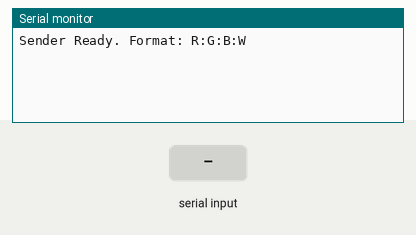
This sketch was run on a simulated ESP32-S3. Shown: the last lines printed to the serial monitor. The test bench sets the inputs (shaded band).

Above: at 1.2 s.
1.3 s: "deviceinfo:1\n" received over Serial
At 2.1 s:
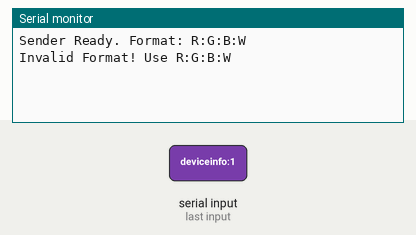
2.8 s: "deviceinfo\n" received over Serial
At 3.3 s:
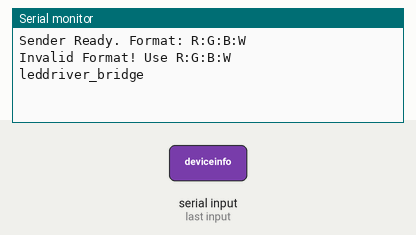
4.3 s: "90:45:200:10\n" received over Serial
At 5.7 s:
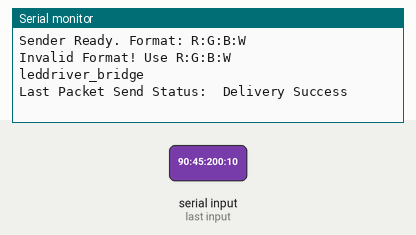

The sketch:

ledDriver_bridge.ino
```cpp
/*
 * ====================================================================
 * Project:      ESP-NOW Led Driver Bridge
 * Description:  Parses raw serial strings formatted as "R:G:B:W" and
 *               transmits the parsed values via ESP-NOW to a led driver receiver.
 * Target Board: ESP32-S3 Zero
 * Author:       Thomas Stäudelmayr
 * Date:         May 2026
 * ====================================================================
 */

#include <WiFi.h>
#include <esp_now.h>

#define MAX_PWM 1023 //vaues above this will be clamped

// MAC Address of target ESP32-S3 receiver
uint8_t broadcastAddress[] = {0x34, 0xB7, 0xDA, 0x5B, 0x58, 0xE0};

// Structure for outgoing RGBW data (Must match receiver structure exactly)
typedef struct struct_message {
  int red;
  int green;
  int blue;
  int white;
} struct_message;

struct_message myData;
String inputString = "";
bool stringComplete = false;

// Callback triggered when a packet is sent
void OnDataSent(const esp_now_send_info_t *info, esp_now_send_status_t status) {
  Serial.print("\r\nLast Packet Send Status:\t");
  Serial.println(status == ESP_NOW_SEND_SUCCESS ? "Delivery Success" : "Delivery Fail");
}

void setup() {
  Serial.begin(115200);
  WiFi.mode(WIFI_STA);

  if (esp_now_init() != ESP_OK) {
    Serial.println("Error initializing ESP-NOW");
    return;
  }

  // Register send callback
  esp_now_register_send_cb(OnDataSent);

  // Initialize and register peer device
  esp_now_peer_info_t peerInfo;
  memset(&peerInfo, 0, sizeof(peerInfo));

  memcpy(peerInfo.peer_addr, broadcastAddress, 6);
  peerInfo.channel = 0;
  peerInfo.encrypt = false;

  if (esp_now_add_peer(&peerInfo) != ESP_OK){
    Serial.println("Failed to add peer");
    return;
  }

  inputString.reserve(64);
  Serial.println("Sender Ready. Format: R:G:B:W");
}

void loop() {
  // Read incoming bytes from the Serial Buffer
  while (Serial.available()) {
    char inChar = (char)Serial.read();
    if (inChar == '\n' || inChar == '\r') {
      if (inputString.length() > 0) {
        stringComplete = true;
      }
    } else {
      inputString += inChar;
    }
  }

  // Parse and transmit when a newline or carriage return is detected
  if (stringComplete) {
    inputString.trim();

    // Check for identification query
    if (inputString.equalsIgnoreCase("deviceinfo")) {
      Serial.println("leddriver_bridge");
    } else {
      // Find delimiters for parsing string substring chunks
      int sep1 = inputString.indexOf(':');
      int sep2 = inputString.indexOf(':', sep1 + 1);
      int sep3 = inputString.indexOf(':', sep2 + 1);

      if (sep1 > 0 && sep2 > sep1 && sep3 > sep2) {
        myData.red   = constrain(inputString.substring(0, sep1).toInt(), 0, MAX_PWM);
        myData.green = constrain(inputString.substring(sep1 + 1, sep2).toInt(), 0, MAX_PWM);
        myData.blue  = constrain(inputString.substring(sep2 + 1, sep3).toInt(), 0, MAX_PWM);
        myData.white = constrain(inputString.substring(sep3 + 1).toInt(), 0, MAX_PWM);
        // Blast data package over ESP-NOW
        esp_err_t result = esp_now_send(broadcastAddress, (uint8_t *) &myData, sizeof(myData));

        if (result != ESP_OK) {
          Serial.println("Error sending the data");
        }
      } else {
        Serial.println("Invalid Format! Use R:G:B:W");
      }
    }

    // Clear string state to receive next batch
    inputString = "";
    stringComplete = false;
  }
}
```

Measured:
- after the input at 1.3 s, the serial monitor: prints a new line at once (image 1)
- after the input at 2.8 s, the serial monitor: prints a new line at once (image 2)
- after the input at 4.3 s, the serial monitor: prints a new line at once (image 3)
